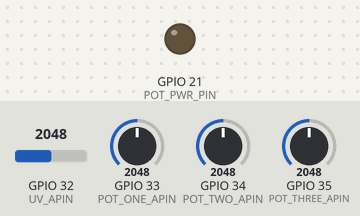
Recording of a program running on a simulated ESP32. On the bench: output pins drawn as LEDs (lit = HIGH). The test bench sets the inputs (shaded band); at power-on: GPIO 32 (UV_APIN) = 2048, GPIO 33 (POT_ONE_APIN) = 2048, GPIO 34 (POT_TWO_APIN) = 2048, GPIO 35 (POT_THREE_APIN) = 2048. WiFi joins after 1.5 s; servers stay silent unless stated; no MQTT or app messages arrive unless stated; what the program prints to the serial monitor is not drawn.

Above: at 5.6 s.
At 34.0 s:
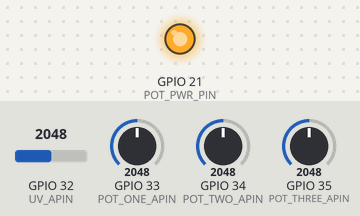
Timing chart, 0 to 35.7 s (numbered marks = the images above):
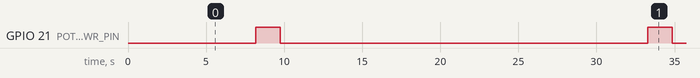

The program:

main.cpp
```cpp
#include <Arduino.h>
#include "Adafruit_MQTT.h"
#include "Adafruit_MQTT_Client.h"
#include <WiFi.h>

#include "credentials.h" // ATTENTION: look at credentials.sample.h file

WiFiClient client;

Adafruit_MQTT_Client mqtt(&client, AIO_SERVER, AIO_SERVERPORT, AIO_USERNAME, AIO_KEY);

Adafruit_MQTT_Publish potOneSoilMoisturePub = Adafruit_MQTT_Publish(&mqtt, AIO_USERNAME "/feeds/potOneSoilMoisture", MQTT_QOS_1);
Adafruit_MQTT_Publish potTwoSoilMoisturePub = Adafruit_MQTT_Publish(&mqtt, AIO_USERNAME "/feeds/potTwoSoilMoisture", MQTT_QOS_1);
Adafruit_MQTT_Publish potThreeSoilMoisturePub = Adafruit_MQTT_Publish(&mqtt, AIO_USERNAME "/feeds/potThreeSoilMoisture", MQTT_QOS_1);
Adafruit_MQTT_Publish uvValuePub = Adafruit_MQTT_Publish(&mqtt, AIO_USERNAME "/feeds/uvValue", MQTT_QOS_1);
Adafruit_MQTT_Publish uvIndexPub = Adafruit_MQTT_Publish(&mqtt, AIO_USERNAME "/feeds/uvIndex", MQTT_QOS_1);

#define POT_PWR_PIN     21
#define POT_ONE_APIN    33
#define POT_TWO_APIN    34
#define POT_THREE_APIN  35

#define UV_APIN         32

int potOneSoilMoisture = 0;
int potTwoSoilMoisture = 0;
int potThreeSoilMoisture = 0;

float uvValue;
int uvIndex;

void readSoilMoisture();
void readSensorUV();
void connectWiFi();
void checkWifi();
void connectMqtt();

void setup() {

  Serial.begin(115200);

  delay(1000);

  pinMode(POT_PWR_PIN, OUTPUT);

  connectWiFi();
}

void loop() {

  checkWifi();

  connectMqtt();
  mqtt.processPackets(5000);

  readSoilMoisture();

  delay(2000);

  readSensorUV();

  delay(2000);

}

void readSoilMoisture() {
  digitalWrite(POT_PWR_PIN, HIGH);
  delay(1000);

  potOneSoilMoisture = 100 - (analogRead(POT_ONE_APIN) * 100 ) / 4095;
  delay(20);

  potTwoSoilMoisture = 100 - (analogRead(POT_TWO_APIN) * 100 ) / 4095;
  delay(20);

  potThreeSoilMoisture = 100 - (analogRead(POT_THREE_APIN) * 100 ) / 4095;
  delay(20);

  Serial.println("Vaso 1: " + (String) potOneSoilMoisture);
  Serial.println("Vaso 2: " + (String) potTwoSoilMoisture);
  Serial.println("Vaso 3: " + (String) potThreeSoilMoisture);

  delay(500);
  digitalWrite(POT_PWR_PIN, LOW);

  if (! potOneSoilMoisturePub.publish(potOneSoilMoisture)) {
    delay(10);
    Serial.println("Falha ao enviar humidade do solo vaso 1.");
    delay(10);
  }

  delay(5000);

  if (! potTwoSoilMoisturePub.publish(potTwoSoilMoisture)) {
    delay(10);
    Serial.println("Falha ao enviar humidade do solo vaso 2.");
    delay(10);
  }

  delay(5000);

  if (! potThreeSoilMoisturePub.publish(potThreeSoilMoisture)) {
    delay(10);
    Serial.println("Falha ao enviar humidade do solo vaso 3.");
    delay(10);
  }

  delay(1000);
}

void readSensorUV() {

  delay(500);

  byte numOfReadings = 10;
  uvValue = 0.0;

  for (int idx = 0; idx < numOfReadings; idx++) {
    uvValue += analogRead(UV_APIN);
    delay (200);
  }

  uvValue /= numOfReadings;
  uvValue = (uvValue * (3.3 / 1023.0)) * 1000.0;

  Serial.println("UV: " + (String) uvValue);

  if (! uvValuePub.publish(uvValue)) {
    Serial.println("Falha ao enviar valor UV.");
  }

  if (uvValue < 227) uvIndex = 0;
  else if (227 <= uvValue && uvValue < 318) uvIndex = 1;
  else if (318 <= uvValue && uvValue < 408) uvIndex = 2;
  else if (408 <= uvValue && uvValue < 503) uvIndex = 3;
  else if (503 <= uvValue && uvValue < 606) uvIndex = 4;
  else if (606 <= uvValue && uvValue < 696) uvIndex = 5;
  else if (696 <= uvValue && uvValue < 795) uvIndex = 6;
  else if (795 <= uvValue && uvValue < 881) uvIndex = 7;
  else if (881 <= uvValue && uvValue < 976) uvIndex = 8;
  else if (976 <= uvValue && uvValue < 1079) uvIndex = 9;
  else if (1079 <= uvValue && uvValue < 1170) uvIndex = 10;
  else uvIndex = 11;

  Serial.println("UV Index: " + (String) uvIndex);

  delay(1000);

  if (! uvIndexPub.publish(uvIndex)) {
    Serial.println("Falha ao enviar índice UV.");
  }

}

void connectMqtt() {
  int8_t ret;

  if (mqtt.connected()) {
    return;
  }

  Serial.println("Conectando-se ao broker mqtt...");

  uint8_t num_tentativas = 5;

  while ((ret = mqtt.connect()) != 0) {
    Serial.println(mqtt.connectErrorString(ret));
    Serial.println("Falha ao se conectar. Tentando se reconectar em 5 segundos.");
    mqtt.disconnect();
    delay(5000);
    num_tentativas--;
    if (num_tentativas == 0) {
      Serial.println("Seu ESP será resetado.");
      ESP.restart();
    }
  }

  Serial.println("Conectado ao broker com sucesso.");
}

void checkWifi() {
  if (WiFi.status() != WL_CONNECTED) {
    Serial.println(" Conexão não estabelecida. Reiniciando...");
    ESP.restart();
  }
}

void connectWiFi() {

  delay(100);

  WiFi.begin(WIFI_SSID, WIFI_PASS);

  Serial.print("Conectando em ");
  Serial.print(WIFI_SSID);

  int timeout = 0;

  while (WiFi.status() != WL_CONNECTED && ++timeout <= 10) {
    digitalWrite(LED_BUILTIN, HIGH);
    delay(500);
    digitalWrite(LED_BUILTIN, LOW);
    delay(500);
    Serial.print(".");
  }

  checkWifi();

  Serial.println("");
  Serial.print("Conectado em ");
  Serial.print(WIFI_SSID);
  Serial.print(" com o IP ");
  Serial.println(WiFi.localIP());
}
```

credentials.sample.h
```cpp
// ATTENTION: RENAME THIS FILE to credentials.h

#define WIFI_SSID       "YOUR NETWORK SSID"
#define WIFI_PASS       "YOUR NETWORK PASS"

#define AIO_SERVER      "io.adafruit.com"
#define AIO_SERVERPORT  1883
#define AIO_USERNAME    "YOUR ADAFRUIT USERNAME"
#define AIO_KEY         "YOUR ADAFRUIT KEY"
```

Measured:
- by itself, GPIO 21 (POT_PWR_PIN): alternates HIGH for 1.6 s and LOW for 23.5 s
